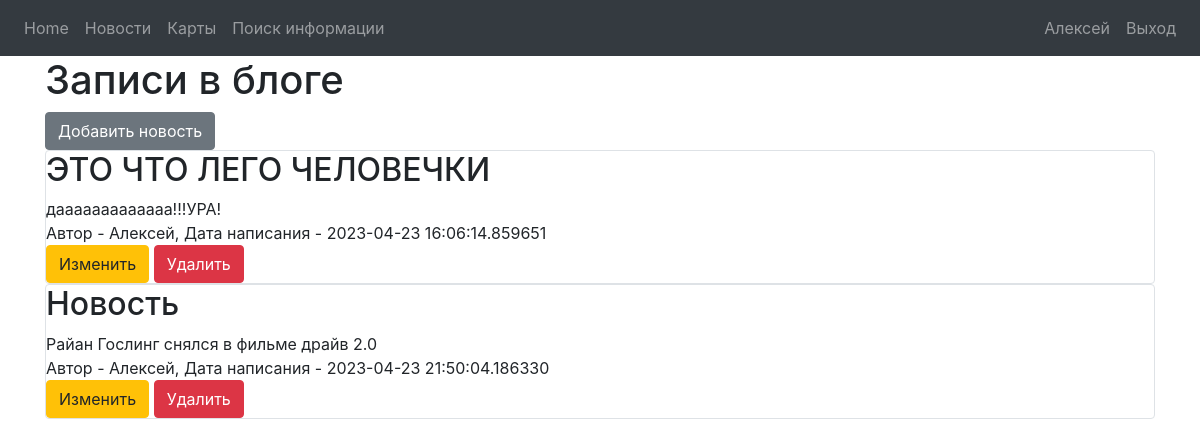
Screenshot of /news (signed in) with the database file from the repository.
### data/users.py (models this page shows)
class User(SqlAlchemyBase, UserMixin):
    __tablename__ = 'users'
    id = sqlalchemy.Column(sqlalchemy.Integer, primary_key=True)
    email = sqlalchemy.Column(sqlalchemy.String, unique=True)
    password = sqlalchemy.Column(sqlalchemy.String)
    first_name = sqlalchemy.Column(sqlalchemy.String)
    notes = orm.relationship("Note", back_populates="user")
    news = orm.relationship("News", back_populates='user')

### data/news.py (models this page shows)
class News(SqlAlchemyBase):
    __tablename__ = 'news'
    id = sqlalchemy.Column(sqlalchemy.Integer,
                           primary_key=True, autoincrement=True)
    title = sqlalchemy.Column(sqlalchemy.String, nullable=True)
    content = sqlalchemy.Column(sqlalchemy.String, nullable=True)
    created_date = sqlalchemy.Column(sqlalchemy.DateTime,
                                     default=datetime.datetime.now)
    is_private = sqlalchemy.Column(sqlalchemy.Boolean, default=True)
    user_id = sqlalchemy.Column(sqlalchemy.Integer,
                                sqlalchemy.ForeignKey("users.id"))
    user = orm.relationship('User')

### view.py (the view)
@view.route("/news")
@login_required
def news_check():
    db_sess = db_session.create_session()
    if current_user.is_authenticated:
        news = db_sess.query(News).filter(
            (News.user == current_user) | (News.is_private != 1))
    else:
        news = db_sess.query(News).filter(News.is_private != 1)
    return render_template("news.html", news=news, user=current_user)

### __init__.py (called while the page is built)
def create_app():
    app = Flask(__name__)
    app.config["SECRET_KEY"] = "Leha_secret"
    db_session.global_init(f"db/{DB_NAME}")
    app.register_blueprint(view, url_prefix="/")
    app.register_blueprint(auth, url_prefix="/")
    login_manager = LoginManager()
    login_manager.login_view = "auth.login"
    login_manager.init_app(app)
    @login_manager.user_loader
    def load_user(user_id):
        db_sess = db_session.create_session()
        return db_sess.query(User).get(int(user_id))
    app.run()
    return app

### data/db_session.py (called while the page is built)
def create_session() -> Session:
    global __factory
    return __factory()

### templates/news.html
{% extends "base.html" %}{% block title %}News{% endblock %}
{% block content %}
<h1>Записи в блоге</h1>
{% if current_user.is_authenticated %}
    <a href="news-add" class="btn btn-secondary">Добавить новость</a>
{% endif %}
{% for item in news%}
<div class="col-md6 border rounded">
    <h2>{{ item.title }}</h2>
    <div>
        {{ item.content }}
    </div>
    <div>
        Автор - {{ item.user.first_name }}, Дата написания - {{ item.created_date }}
    </div>
    {% if current_user.is_authenticated and current_user == item.user %}
        <div>
            <a href="/edit-news/{{ item.id }}" class="btn btn-warning">
                Изменить
            </a>
            <a href="/news_delete/{{ item.id }}" class="btn btn-danger">
                Удалить
            </a>
        </div>
    {% endif %}
</div>
{% endfor %}
{% endblock %}

### templates/base.html (shortened to what this page needs)
<!DOCTYPE html>
<html>
  <head>
    <link
      rel="stylesheet"
      href="https://stackpath.bootstrapcdn.com/bootstrap/4.4.1/css/bootstrap.min.css"
    />
    <link
      rel="stylesheet"
      href="https://stackpath.bootstrapcdn.com/font-awesome/4.7.0/css/font-awesome.min.css"
    />
  </head>
  <body>
    <nav class="navbar navbar-expand-lg navbar-dark bg-dark">
      <div class="collapse navbar-collapse" id="navbar">
        <div class="navbar-nav">
          {% if user.is_authenticated %}
          <a class="nav-item nav-link" id="home" href="/">Home</a>
          <a class="nav-item nav-link" id="news" href="/news">Новости</a>
          <a class="nav-item nav-link" id="maps" href="/maps">Карты</a>
          <a class="nav-item nav-link" id="info" href="/find_info">Поиск информации</a>
          {% else %}
          <a class="nav-item nav-link" id="login" href="/login">Вход</a>
          <a class="nav-item nav-link" id="register" href="/register">Регистрация</a>
          {% endif %}
        </div>
      </div>
      <div class="navbar-nav" align="right">
        {% if user.is_authenticated %}
        <a class="nav-item nav-link" id="cabinet" href="/cabinet">{{ user.first_name }}</a>
        <a class="nav-item nav-link" id="logout" href="/logout">Выход</a>
        {% endif %}
      </div>
    </nav>
    <div class="container">{% block content %}{% endblock %}</div>
  </body>
</html>

### rows the page displays
User: first_name "Алексей"
News: title "ЭТО ЧТО ЛЕГО ЧЕЛОВЕЧКИ", content "дааааааааааааа!!!УРА!", user.first_name "Алексей", created_date "2023-04-23 16:06:14.859651"
News: title "Новость", content "Райан Гослинг снялся в фильме драйв 2.0", user.first_name "Алексей", created_date "2023-04-23 21:50:04.186330"
